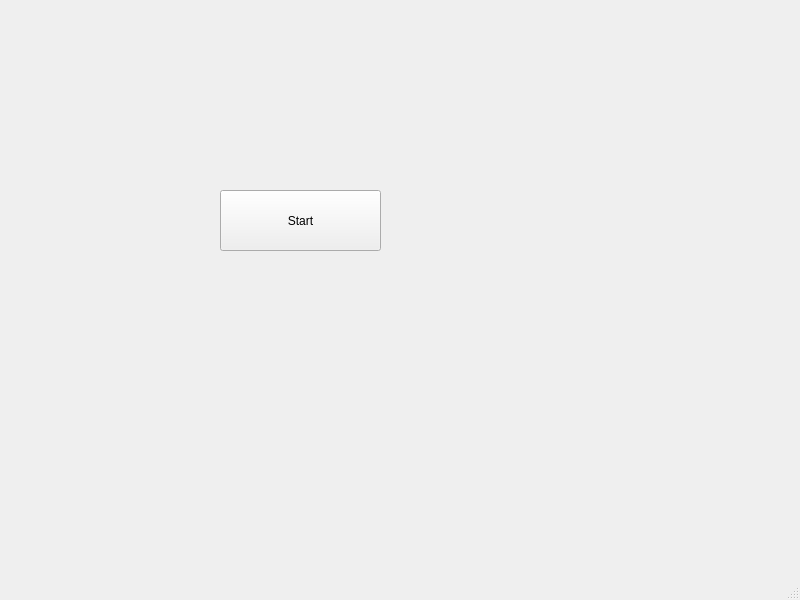
<?xml version="1.0" encoding="UTF-8"?>
<ui version="4.0">
 <class>MainWindow</class>
 <widget class="QMainWindow" name="MainWindow">
  <property name="geometry">
   <rect>
    <x>0</x>
    <y>0</y>
    <width>800</width>
    <height>600</height>
   </rect>
  </property>
  <property name="windowTitle">
   <string>MainWindow</string>
  </property>
  <widget class="QWidget" name="centralwidget">
   <widget class="QPushButton" name="pushButton">
    <property name="geometry">
     <rect>
      <x>220</x>
      <y>190</y>
      <width>161</width>
      <height>61</height>
     </rect>
    </property>
    <property name="text">
     <string>Start</string>
    </property>
   </widget>
  </widget>
  <widget class="QMenuBar" name="menubar">
   <property name="geometry">
    <rect>
     <x>0</x>
     <y>0</y>
     <width>800</width>
     <height>21</height>
    </rect>
   </property>
  </widget>
  <widget class="QStatusBar" name="statusbar"/>
 </widget>
 <resources/>
 <connections/>
</ui>
